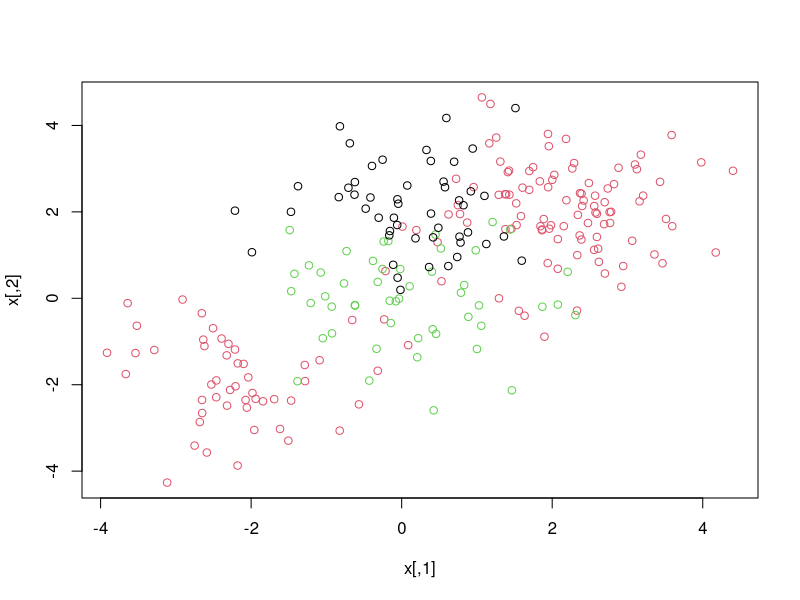
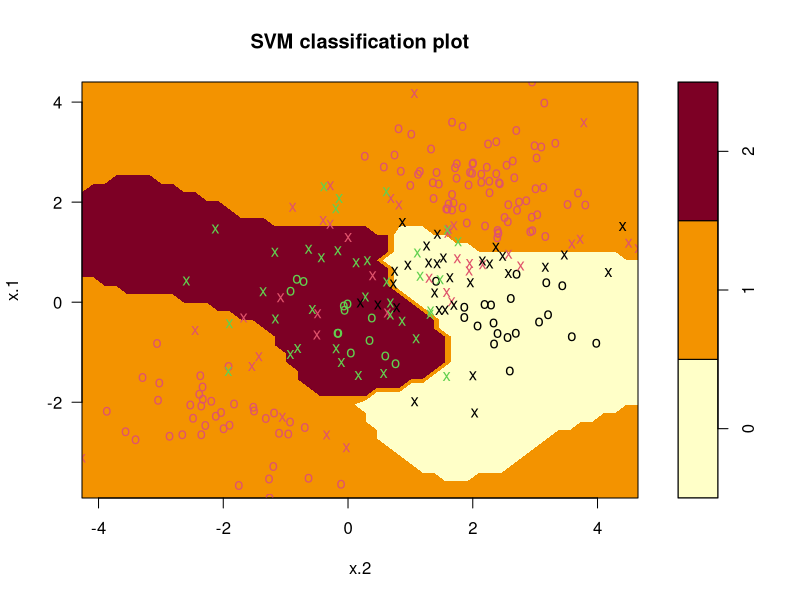

Here is the R script that generated these plots, in order:
## ---- chunk 1
library(e1071)
## ---- chunk 2
set.seed(1)
x=matrix(rnorm(200*2), ncol=2)

# To seperate X values in non-linear way
x[1:100,] <- x[1:100,] + 2
x[101:150,] <- x[101:150,] - 2

y <- c(rep(1,150), rep(2,50))
dat <- data.frame(x=x, y=as.factor(y)) # only works with a data frame
train <- sample(200, 100) # 100 samples between 0 to 200, good way to get the training
## ---- chunk 3
set.seed(1)
x=rbind(x, matrix(rnorm(50*2), ncol=2))
y=c(y, rep(0,50))
x[y==0,2]=x[y==0,2]+2
dat=data.frame(x=x, y=as.factor(y))
par(mfrow=c(1,1))
plot(x,col=(y+1))
## ---- chunk 4
svmfit <- svm(y~., data=dat, kernel="radial", cost=10, gamma=1)
plot(svmfit, dat)
